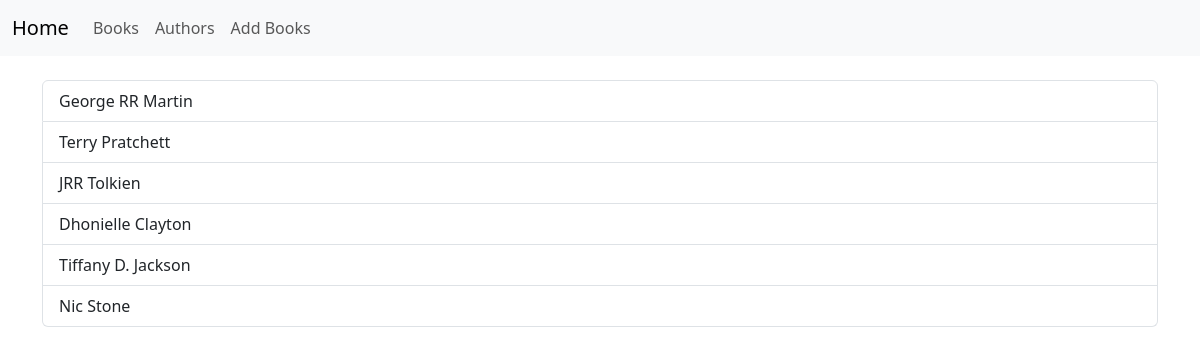
The app's page /authors with its own data.
### app/models.py (models this page shows, shortened)
class Author(db.Model):
    id = db.Column(db.Integer, primary_key=True)
    name = db.Column(db.String(100), nullable=False)
    surname = db.Column(db.String(100), nullable=False)
    bio = db.Column(db.Text)

### app/routes.py (the view)
@app.route('/authors')
def authors():
    all_authors = Author.query.all()
    return render_template("authors.html", authors=all_authors)

### app/templates/authors.html (shortened to what this page needs)
{% extends "index.html" %}
{% block content %}
<div class="list-group">
  {% for author in authors %}
    <a href="{{ url_for('authors_details', author_id=author.id) }}" class="list-group-item list-group-item-action">{{ author.name }} {{ author.surname }}</a>
  {% endfor %}
</div>
{% endblock %}

### records on screen
Author: name "George RR", surname "Martin"
Author: name "Terry", surname "Pratchett"
Author: name "JRR", surname "Tolkien"
Author: name "Dhonielle", surname "Clayton"
Author: name "Tiffany D.", surname "Jackson"
Author: name "Nic", surname "Stone"
